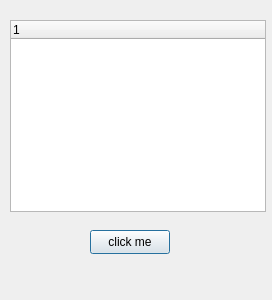
<?xml version="1.0" encoding="UTF-8"?>
<ui version="4.0">
 <class>Dialog</class>
 <widget class="QDialog" name="Dialog">
  <property name="geometry">
   <rect>
    <x>0</x>
    <y>0</y>
    <width>272</width>
    <height>300</height>
   </rect>
  </property>
  <property name="windowTitle">
   <string>Dialog</string>
  </property>
  <widget class="QTreeWidget" name="treeWidget">
   <property name="geometry">
    <rect>
     <x>10</x>
     <y>20</y>
     <width>256</width>
     <height>192</height>
    </rect>
   </property>
   <column>
    <property name="text">
     <string notr="true">1</string>
    </property>
   </column>
  </widget>
  <widget class="QPushButton" name="pushButton">
   <property name="geometry">
    <rect>
     <x>90</x>
     <y>230</y>
     <width>80</width>
     <height>24</height>
    </rect>
   </property>
   <property name="text">
    <string>click me</string>
   </property>
  </widget>
 </widget>
 <resources/>
 <connections/>
</ui>
